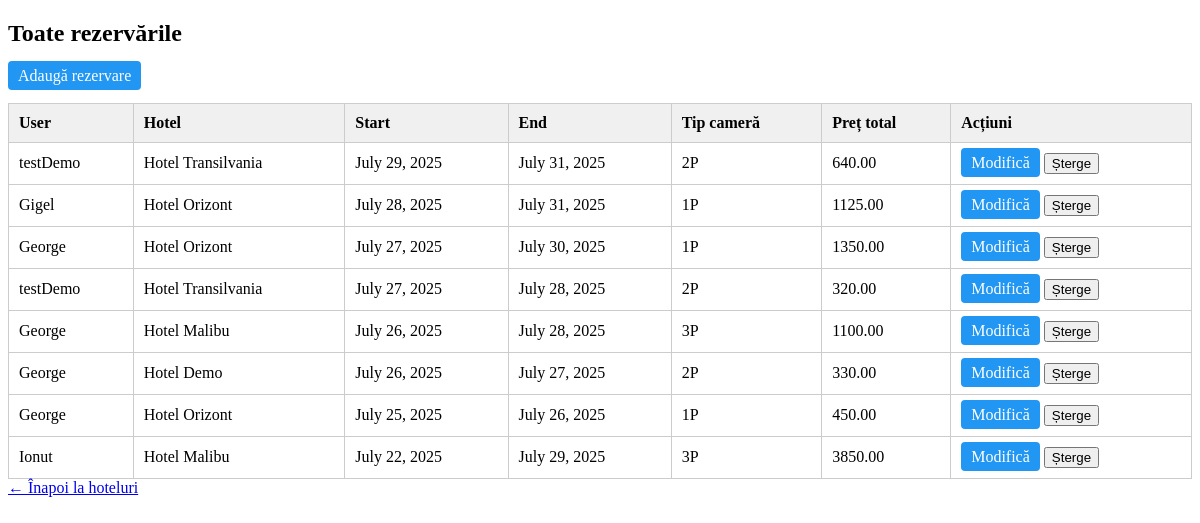
The page /booking/admin/reservations/ (signed in) on the database as committed earlier.
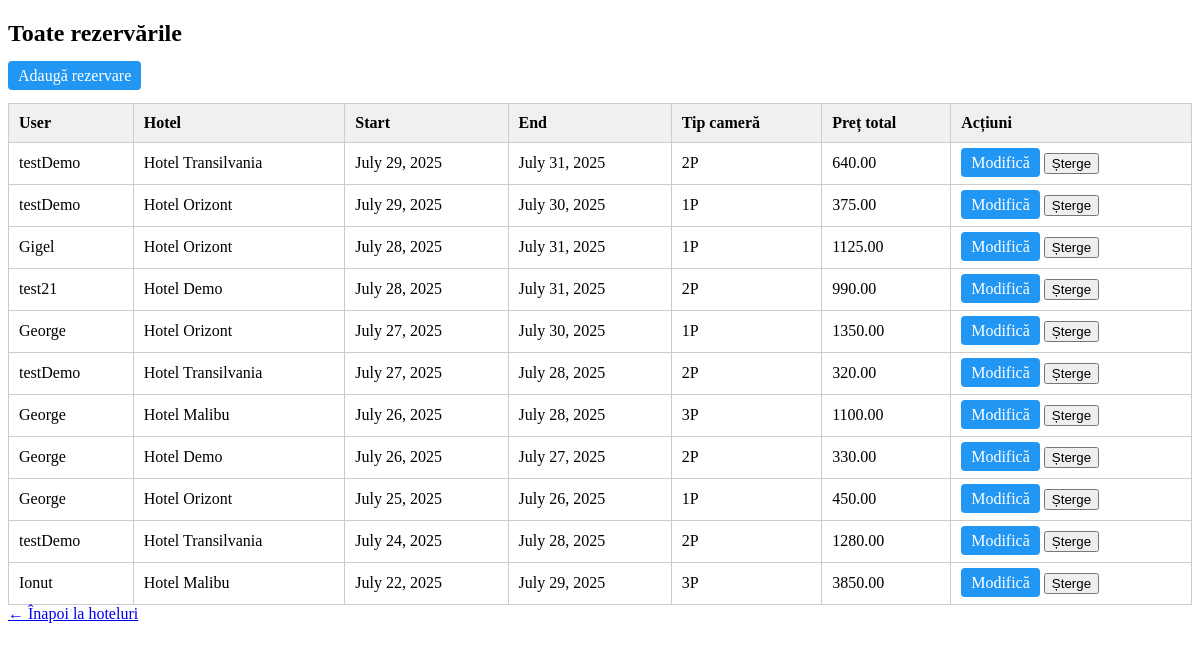
The same page on the database as committed later.
### booking/models/reservation.py (models this page shows, shortened)
class Reservation(models.Model):
    user = models.ForeignKey(settings.AUTH_USER_MODEL, on_delete=models.CASCADE)
    hotel = models.ForeignKey(Hotel, on_delete=models.CASCADE)
    room_type = models.CharField(max_length=3, choices=Hotel.HOTEL_TYPES, editable=False)
    start_date = models.DateField()
    end_date = models.DateField()
    total_price = models.DecimalField(max_digits=8, decimal_places=2, blank=True, null=True)

### booking/models/user.py (models this page shows)
class CustomUser(AbstractUser):
    age = models.PositiveIntegerField(null=True, blank=True)
    profession = models.CharField(max_length=100, blank=True)

### booking/models/hotel.py (models this page shows, shortened)
class Hotel(models.Model):
    HOTEL_TYPES = [
        ('1P', 'Cameră pentru 1 persoană'),
        ('2P', 'Cameră pentru 2 persoane'),
        ('3P', 'Cameră pentru 3 persoane'),
        ('APT', 'Apartament'),
    ]
    name = models.CharField(max_length=100)
    location = models.CharField(max_length=100)
    description = models.TextField()
    available_types = models.CharField(max_length=3, choices=HOTEL_TYPES)
    price_per_night = models.DecimalField(max_digits=7, decimal_places=2)
    is_active = models.BooleanField(default=True)

### booking/views/reservation_views.py (the view)
# urls.py: path('admin/reservations/', all_reservations_view, name='admin_reservations'),
@staff_member_required
def all_reservations_view(request):
    reservations = Reservation.objects.select_related('user', 'hotel').all().order_by('-start_date')
    return render(request, 'booking/list.html', {
        'reservations': reservations
    })

### booking/templates/booking/list.html (shortened to what this page needs)
<!DOCTYPE html>
<html>
<head>
</head>
<body>
    <h2>Toate rezervările</h2>
    <a href="{% url 'create_reservation_admin' %}" class="button">Adaugă rezervare</a>
    <br><br>
    <table>
        <thead>
            <tr>
                <th>User</th>
                <th>Hotel</th>
                <th>Start</th>
                <th>End</th>
                <th>Tip cameră</th>
                <th>Preț total</th>
                <th>Acțiuni</th>
            </tr>
        </thead>
        <tbody>
            {% for r in reservations %}
            <tr>
                <td>{{ r.user.username }}</td>
                <td>{{ r.hotel.name }}</td>
                <td>{{ r.start_date }}</td>
                <td>{{ r.end_date }}</td>
                <td>{{ r.room_type }}</td>
                <td>{{ r.total_price }}</td>
                <td>
                    <a href="{% url 'update_reservation_admin' r.id %}" class="button">Modifică</a>
                    <form action="{% url 'delete_reservation_admin' r.id %}" method="post" style="display:inline;">
                        <button type="submit" onclick="return confirm('Ești sigur că vrei să ștergi această rezervare?');">Șterge</button>
                    </form>
                </td>
            </tr>
            {% endfor %}
        </tbody>
    </table>
    <a href="{% url 'hotels' %}">← Înapoi la hoteluri</a>
</body>
</html>

### booking/templates/booking/list.html (style rules this page uses)
table { width: 100%; border-collapse: collapse; background: #fff; }
th, td { padding: 10px; border: 1px solid #ccc; text-align: left; }
th { background-color: #f0f0f0; }
a.button { padding: 6px 10px; background: #2196F3; color: white; text-decoration: none; border-radius: 4px; }

Rows that differ between the two databases and show on the page:
added Reservation: user.username "testDemo", hotel.name "Hotel Orizont", start_date "July 29, 2025", end_date "July 30, 2025", room_type "1P", total_price "375.00"
added Reservation: user.username "test21", hotel.name "Hotel Demo", start_date "July 28, 2025", end_date "July 31, 2025", room_type "2P", total_price "990.00"
added Reservation: user.username "testDemo", hotel.name "Hotel Transilvania", start_date "July 24, 2025", end_date "July 28, 2025", room_type "2P", total_price "1280.00"
